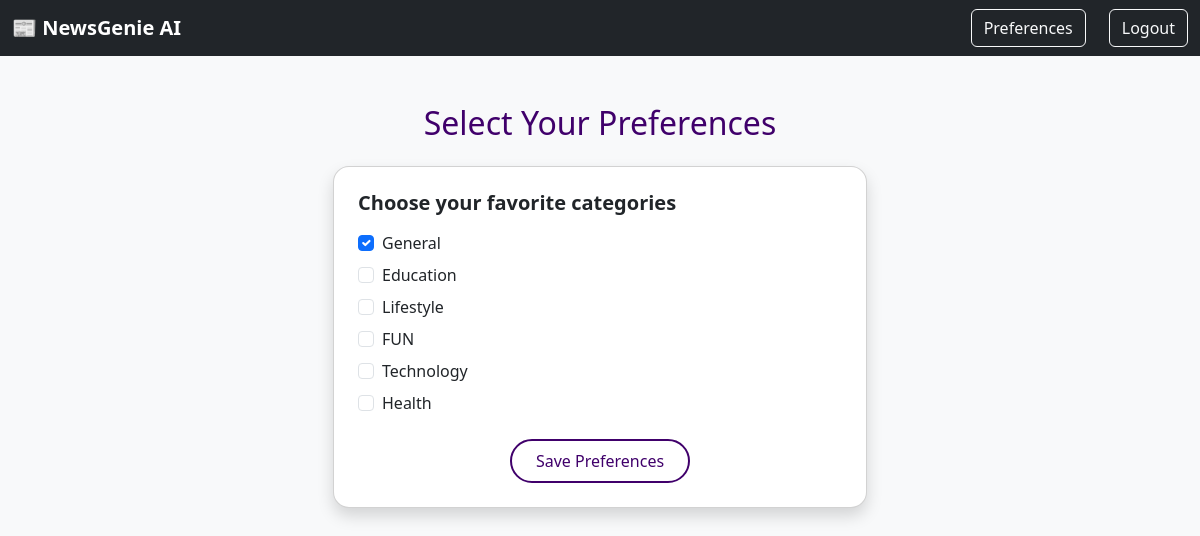
The page /preferences/ (signed in) on the database its author committed.
### news/models.py (models this page shows)
class Category(models.Model):
    name = models.CharField(max_length=100)
    description = models.TextField(blank=True)
    def __str__(self):
        return self.name
    class Meta:
        verbose_name_plural = "Categories"

### news/views.py (the view)
# urls.py: path('preferences/', views.select_preferences, name='preferences'),
@login_required
def select_preferences(request):
    preference, created = UserPreference.objects.get_or_create(user=request.user)
    if request.method == 'POST':
        form = PreferenceForm(request.POST, instance=preference)
        if form.is_valid():
            form.save()
            return redirect('personalized_feed')
    else:
        form = PreferenceForm(instance=preference)
    return render(request, 'news/preferences.html', {'form': form})

### news/forms.py
class PreferenceForm(forms.ModelForm):
    class Meta:
        model = UserPreference
        fields = ['categories']
        widgets = {
            'categories': forms.CheckboxSelectMultiple(attrs={'class': 'form-check-input'})
        }
        labels = {
            'categories': 'Choose your favorite categories'
        }

### templates/news/preferences.html (shortened to what this page needs)
{% extends 'base.html' %}
{% block content %}
<div class="container mt-5">
    <h2 class="mb-4 text-center" style="color: #40006b;">Select Your Preferences</h2>
    <div class="row justify-content-center">
        <div class="col-md-6">
            <div class="card shadow p-4 rounded-4">
                <form method="post">
                    <h5 class="mb-3"><strong>{{ form.categories.label }}</strong></h5>
                    {% for checkbox in form.categories %}
                        <div class="form-check mb-2">
                            {{ checkbox.tag }} {{ checkbox.choice_label }}
                        </div>
                    {% endfor %}
                    <div class="text-center mt-4">
    <button type="submit" class="btn save-btn px-4 py-2">
        Save Preferences
    </button>
</div>
                </form>
            </div>
        </div>
    </div>
</div>
{% endblock %}

### static/css/style.css (style rules this page uses)
body { font-family: 'Segoe UI', sans-serif; background: #f3f0ff; margin: 0; padding: 0; }
h2 { color: #2e0854; }
button { background-color: #6a0dad; color: white; border: none; padding: 10px 18px; cursor: pointer; border-radius: 5px; }
.card { border-radius: 15px; transition: transform 0.2s ease; }

### templates/news/preferences.html (style rules this page uses)
.save-btn { border: 2px solid #40006b; color: #40006b; background-color: white; border-radius: 50px; transition: all 0.3s ease; font-weight: 500; }

### rows shown on the page
Category: choice_label "General"
Category: choice_label "Education"
Category: choice_label "Lifestyle"
Category: choice_label "FUN"
Category: choice_label "Technology"
Category: choice_label "Health"
